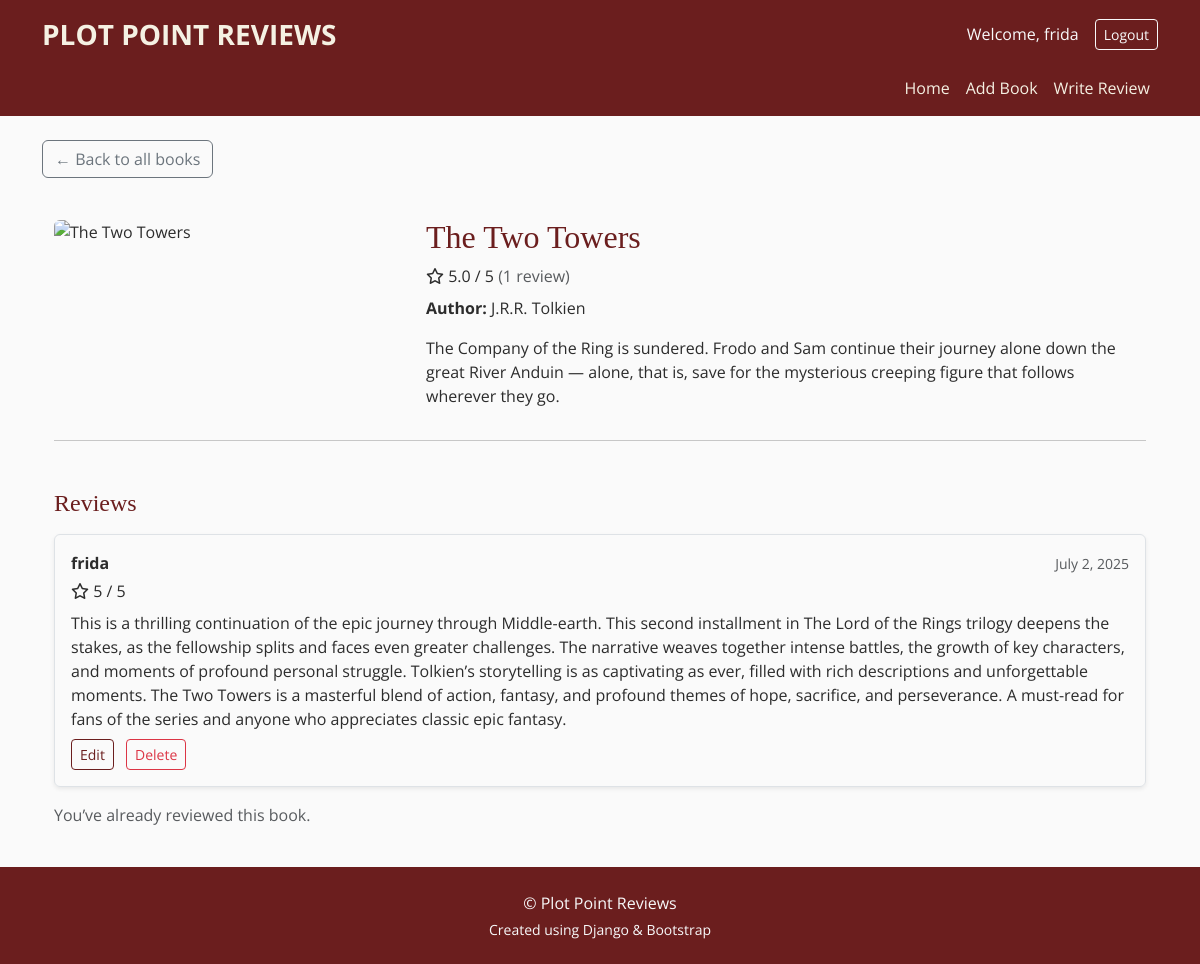
The app's page /book/2/ (signed in) with its own data.
### books/models.py (models this page shows, shortened)
class Book(models.Model):
    title = models.CharField(max_length=255)
    author = models.CharField(max_length=255)
    cover = CloudinaryField('image')
    description = models.TextField(default='No description yet')
    @property
    def average_rating(self):
        reviews = self.reviews.all()
        if reviews.exists():
            return round(sum([r.rating for r in reviews]) / reviews.count(), 1)
        return None
    @property
    def review_count(self):
        return self.reviews.count()

class Review(models.Model):
    book = models.ForeignKey(Book, on_delete=models.CASCADE, related_name='reviews')
    user = models.ForeignKey(User, on_delete=models.CASCADE, related_name='reviews')
    rating = models.PositiveSmallIntegerField()
    content = models.TextField()
    created_at = models.DateTimeField(auto_now_add=True)

### books/views.py (the view)
# urls.py: path('book/<int:pk>/', views.book_detail, name='book_detail'),
def book_detail(request, pk):
    book = get_object_or_404(Book, pk=pk)
    reviews = Review.objects.filter(book=book).order_by('-created_at')
    user_review = None
    if request.user.is_authenticated:
        user_review = Review.objects.filter(book=book, user=request.user).first()
        if request.method == 'POST' and not user_review:
            form = ReviewForm(request.POST)
            if form.is_valid():
                review = form.save(commit=False)
                review.book = book
                review.user = request.user
                review.save()
                messages.success(request, 'Thank you for your review!')
                return redirect('book_detail', pk=book.pk)
        else:
            form = ReviewForm()
    else:
        form = None
    return render(request, 'books/book_detail.html', {
        'book': book,
        'reviews': reviews,
        'form': form,
        'user_review': user_review
    })

### books/templates/books/book_detail.html (shortened to what this page needs)
{% extends 'base.html' %}
{% load static %}
{% block content %}
<a href="{% url 'book_list' %}" class="btn btn-outline-secondary mb-3">
  ← Back to all books
</a>
<div class="container mt-4">
  <div class="row">
    <div class="col-md-4">
      {% if book.cover %}
        <img src="{{ book.cover.url }}" class="img-fluid rounded" alt="{{ book.title }}">
      {% endif %}
    </div>
    <div class="col-md-8">
    <h2>{{ book.title }}</h2>
    {% if book.average_rating %}
        <p class="mb-2">
        <i class="fa-regular fa-star"></i>
        {{ book.average_rating }} / 5
        <span class="text-muted">({{ book.review_count }} review{{ book.review_count|pluralize }})</span>
        </p>
    {% else %}
        <p class="text-muted">No reviews yet</p>
    {% endif %}
      <p><strong>Author:</strong> {{ book.author }}</p>
      <p>{{ book.description }}</p>
    </div>
  </div>
  <hr>
<h4 class="mt-5 mb-3">Reviews</h4>
{% if book.reviews.exists %}
  {% for review in book.reviews.all %}
    <div class="border rounded p-3 mb-3 shadow-sm">
      <div class="d-flex justify-content-between align-items-center mb-1">
        <strong>{{ review.user.username }}</strong>
        <small class="text-muted">{{ review.created_at|date:"F j, Y" }}</small>
      </div>
      <div class="mb-2">
        <i class="fa-regular fa-star"></i>
        {{ review.rating }} / 5
      </div>
      <p class="mb-0">{{ review.content }}</p>
      {% if review.user == user %}
        <div class="mt-2">
          <a href="{% url 'edit_review' review.pk %}" class="btn btn-sm btn-outline-primary me-2">Edit</a>
          <a href="{% url 'delete_review' review.pk %}" class="btn btn-sm btn-outline-danger">Delete</a>
        </div>
      {% endif %}
    </div>
  {% endfor %}
{% else %}
  <p class="text-muted">No reviews yet for this book.</p>
{% endif %}
{% if user.is_authenticated %}
  {% if user_review %}
    <p class="text-muted">You’ve already reviewed this book.</p>
  {% endif %}
{% else %}
  <p class="mt-3">Log in to write a review.</p>
{% endif %}
</div>
{% endblock %}

### templates/base.html (shortened to what this page needs)
<!DOCTYPE html>
<html lang="en">
<head>
    {% load static %}
    <link href="https://cdn.jsdelivr.net/npm/bootstrap@5.3.3/dist/css/bootstrap.min.css" rel="stylesheet">
    <link rel="stylesheet" href="{% static 'css/style.css' %}">
</head>
<body>
    <header>
<nav class="navbar navbar-expand-lg navbar-dark">
  <div class="container flex-column align-items-end">
    <div class="w-100 d-flex justify-content-between align-items-center">
      <a class="navbar-brand fs-3 text-uppercase fw-bold" href="/">Plot Point Reviews</a>
<div class="d-flex align-items-center">
  {% if user.is_authenticated %}
    <span class="text-light me-3">Welcome, {{ user.username }}</span>
    <form method="post" action="{% url 'logout' %}">
      <button type="submit" class="btn btn-sm btn-outline-light">Logout</button>
    </form>
  {% else %}
    <a class="btn btn-sm btn-outline-light me-2" href="{% url 'login' %}">Login</a>
    <a class="btn btn-sm btn-outline-light" href="{% url 'signup' %}">Register</a>
  {% endif %}
</div>
    </div>
    <div class="collapse navbar-collapse justify-content-end mt-2 w-100" id="navbarSubmenu">
      <ul class="navbar-nav">
        <li class="nav-item">
          <a class="nav-link text-light" href="/">Home</a>
        </li>
        <li class="nav-item">
        {% if user.is_authenticated %}
            <a class="nav-link text-light" href="{% url 'add_book' %}">Add Book</a>
        {% else %}
            <a class="nav-link text-light" href="{% url 'login' %}?next={% url 'add_book' %}">Add Book</a>
        {% endif %}
        </li>
        <li class="nav-item">
        {% if user.is_authenticated %}
            <a class="nav-link text-light" href="{% url 'add_review' %}">Write Review</a>
        {% else %}
            <a class="nav-link text-light" href="{% url 'login' %}?next={% url 'add_review' %}" class="text-warning">Write Review</a>
        {% endif %}
        </li>
      </ul>
    </div>
  </div>
</nav>
</header>
    <main class="container mt-4">
        {% block content %}{% endblock %}
    </main>
    <footer class="mt-4 py-4 text-center text-light">
  <div class="container">
    <p class="mb-1">&copy; Plot Point Reviews</p>
    <p class="small mb-0">Created using Django & Bootstrap</p>
  </div>
</footer>
</body>
</html>

### static/css/style.css (style rules this page uses)
html, body { height: 100%; display: flex; flex-direction: column; font-family: 'Open Sans', sans-serif; background-color: #FAFAFA; color: #2C2C2C; margin: 0; padding: 0; }
main { flex: 1; }
h1, h2, h3, h4, h5, h6, .card-title { font-family: 'Playfair Display', serif; color: #6B1E1E; }
.btn-outline-primary { border-color: #6B1E1E; color: #6B1E1E; }
.navbar { background-color: #6B1E1E; }
.navbar .nav-link, .navbar-brand { color: #F5F1E3 !important; }
footer { background-color: #6B1E1E; color: #F5F1E3; font-family: 'Open Sans', sans-serif; }

### records on screen
Book: title "The Two Towers", average_rating "5.0", review_count "1", author "J.R.R. Tolkien", description "The Company of the Ring is sundered. Frodo and Sam continue their journey alone down the great River Anduin — alone, that is, save for the mysterious creeping figure that follows wherever they go."
Review: user.username "frida", created_at "July 2, 2025", rating "5", content "This is a thrilling continuation of the epic journey through Middle-earth. This second installment in The Lord of the Rings trilogy deepens the stakes, as the fellowship splits and faces even greater challenges. The narrative weaves together intense battles, the growth of key characters, and moments of profound personal struggle. Tolkien’s storytelling is as captivating as ever, filled with rich descriptions and unforgettable moments. The Two Towers is a masterful blend of action, fantasy, and profound themes of hope, sacrifice, and perseverance. A must-read for fans of the series and anyone who appreciates classic epic fantasy.", shows "Edit"

### other values on screen
{{ user.username }} "frida"
